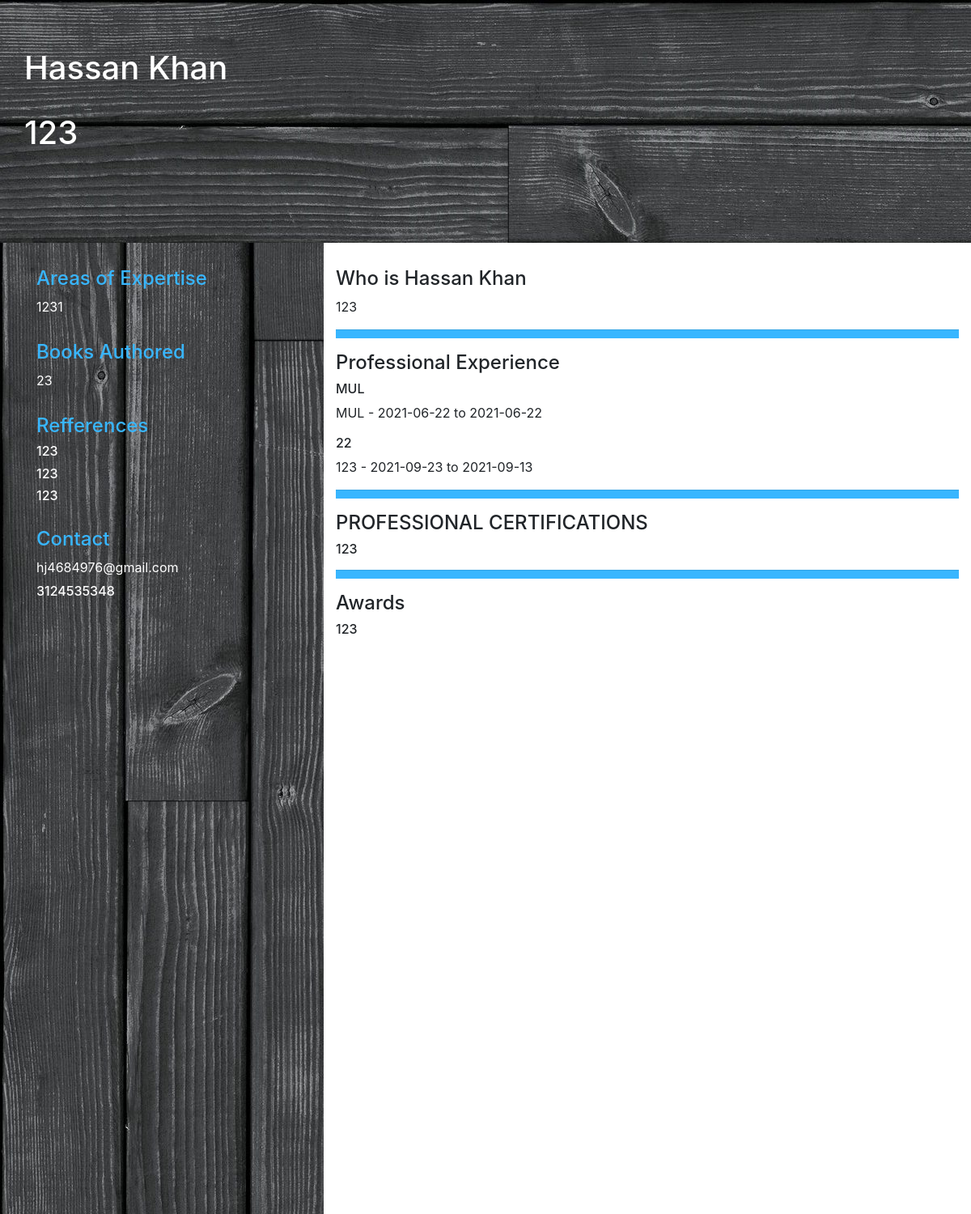
The app's page /dashboard/printblackcv/47 (signed in) with its own data.
### dashboard/models.py (models this page shows, shortened)
class Profile(models.Model):
    boolChoice = (
        ("Male", "Male"), ("Female", "Female"))
    name = models.CharField(max_length=50)
    fname = models.TextField(max_length=50)
    age = models.IntegerField()
    gender = models.CharField(max_length=10, choices=boolChoice)
    profile_pic = models.ImageField(default='place.png')
    email = models.TextField(max_length=20, default=None)
    contactno1 = models.IntegerField(default=None)
    contactno2 = models.IntegerField(blank=True, null=True)
    linkedin = models.TextField(max_length=50, default=None)
    address = models.TextField(max_length=100, default=None)
    education = models.ManyToManyField(ProfileEducation, default=None)
    experience = models.ManyToManyField(ProfileExperience, default=None)
    skills = models.ManyToManyField(ProfileSkills, default=None)
    user = models.ManyToManyField(User, blank=True)

class ProfileProfessioncv2(models.Model):
    procv2 = models.TextField(blank=True, max_length=300)

class ProfileAreaofexpertisecv2(models.Model):
    areaofexpertisecv2 = models.TextField(blank=True, max_length=300)

class ProfileBooksAuthoredcv2(models.Model):
    bookscv2 = models.TextField(blank=True, max_length=300)

class ProfileReferencescv2(models.Model):
    refcv2 = models.TextField(blank=True, max_length=300)
    orgcv2 = models.TextField(blank=True, max_length=300)
    emailcv2 = models.TextField(blank=True, max_length=300)

class ProfileIntroductioncv2(models.Model):
    introcv2 = models.TextField(blank=True, max_length=300)

class ProfileExperience(models.Model):
    organization = models.TextField(max_length=20)
    previousDesignation = models.TextField(max_length=20)
    startingDate = models.TextField(max_length=20)
    endingDate = models.TextField(max_length=20)
    responsibilities = models.TextField(max_length=100)

class ProfileCertificatecv2(models.Model):
    certcv2 = models.TextField(blank=True, max_length=300)

class ProfileAwardscv2(models.Model):
    awcv2 = models.TextField(blank=True, max_length=300)

### dashboard/views.py (the view)
# urls.py: path('printblackcv/<id>', views.printcvblack, name='printblackcv'),
def printcvblack(request, id):
    uid = request.user.id
    detail = Profile.objects.filter(user=request.user).first()
    cv2 = CV2.objects.get(id=id, user=request.user)
    print(cv2)
    return render(request, 'dashboard/cvblack_afterprint.html', {'detail': detail, 'id': uid, 'cv': cv2})

### dashboard/templates/dashboard/cvblack_afterprint.html (shortened to what this page needs)
{% load static %}
<!DOCTYPE html>
	<html>
	<head>
		<link rel="stylesheet" href="https://stackpath.bootstrapcdn.com/bootstrap/4.4.1/css/bootstrap.min.css">
		<link rel="stylesheet" href="https://pro.fontawesome.com/releases/v5.10.0/css/all.css"/>
	</head>
	<body>
        <div class="container-fluid" style="height: 100%">
            <div class="row" style="background-color: black; color: white ; padding-top: 20px ; height: 300px ; background-image: url({% static 'woodhr.jpg' %})">
                <div style="margin-left: 30px; margin-bottom: 30px; margin-top: 40px">
                    <h1>{{ detail.name }}</h1> <br>
                    {% for pro in cv.professsioncv2.all %}
                        <h1>{{ pro.procv2 }}</h1>
                    {% endfor %}
                </div>
            </div>
            <div class="row">
                <div class="col-4" style="color: white; padding-top: 30px;min-height: 1200px; background-image: url({% static 'wood.jpg' %});">
                    <div style="margin-left: 30px; margin-bottom: 30px">
                        <h4 style="color:  #38b6ff"> Areas of Expertise </h4>
                        {% for aox in cv.area_of_expertisecv2.all %}
                            <p>{{ aox.areaofexpertisecv2 }}</p>
                        {% endfor %}
                    </div>
                    <div style="margin-left: 30px; margin-bottom: 30px">
                        <h4 style="color:  #38b6ff"> Books Authored </h4>
                        {% for boa in cv.books_authored.all %}
                            <p>{{ boa.bookscv2 }}</p>
                        {% endfor %}
                    </div>
                    <div style="margin-left: 30px; margin-bottom: 30px">
                        <h4 style="color:  #38b6ff"> Refferences </h4>
                        {% for ref in cv.referencescv2.all %}
                            <h6>{{ ref.refcv2 }}</h6>
                            <h6>{{ref.orgcv2 }}</h6>
                            <h6>{{ref.emailcv2 }}</h6>
                        {% endfor %}
                    </div>
                    <div style="margin-left: 30px; margin-bottom: 30px">
                        <h4 style="color:  #38b6ff"> Contact </h4>
                        <h7>{{ detail.email }}</h7>
                        <h6>{{ detail.contactno1 }}</h6>
                    </div>
                </div>
                <div class="col-8" style="padding-top: 30px">
                    <div>
                        <h4>Who is {{ detail.name }}</h4>
                        {% for intro in cv.introductioncv2.all %}
                            <p>{{ intro.introcv2 }}</p>
                        {% endfor %}
                    </div>
                    <hr  style="background-color: #38b6ff; height: 10px">
                    <div>
                        <h4>Professional Experience </h4>
                        {% for exp in detail.experience.all %}
                            <h6>{{ exp.organization }} </h6>
                            <p>{{ exp.previousDesignation}} - {{ exp.startingDate }} to {{ exp.endingDate }}</p>
                        {% endfor %}
                    </div>
                    <hr  style="background-color: #38b6ff; height: 10px">
                    <div>
                        <h4>PROFESSIONAL CERTIFICATIONS</h4>
                        {% for cer in cv.certificatecv2.all %}
                        <h6>{{ cer.certcv2 }} </h6>
                        {% endfor %}
                    </div>
                    <hr  style="background-color: #38b6ff; height: 10px">
                    <div>
                        <h4>Awards</h4>
                        {% for awd in cv.awardscv2.all %}
                        <h6>{{ awd.awcv2 }}</h6>
                        {% endfor %}
                    </div>
                </div>
            </div>
        </div>
</body>
</html>

### records on screen
Profile: name "Hassan Khan", email "hj4684976@gmail.com", contactno1 "3124535348"
ProfileProfessioncv2: procv2 "123"
ProfileAreaofexpertisecv2: areaofexpertisecv2 "1231"
ProfileBooksAuthoredcv2: bookscv2 "23"
ProfileReferencescv2: refcv2 "123", orgcv2 "123", emailcv2 "123"
ProfileIntroductioncv2: introcv2 "123"
ProfileExperience: organization "MUL", previousDesignation "MUL", startingDate "2021-06-22", endingDate "2021-06-22"
ProfileExperience: organization "22", previousDesignation "123", startingDate "2021-09-23", endingDate "2021-09-13"
ProfileCertificatecv2: certcv2 "123"
ProfileAwardscv2: awcv2 "123"
